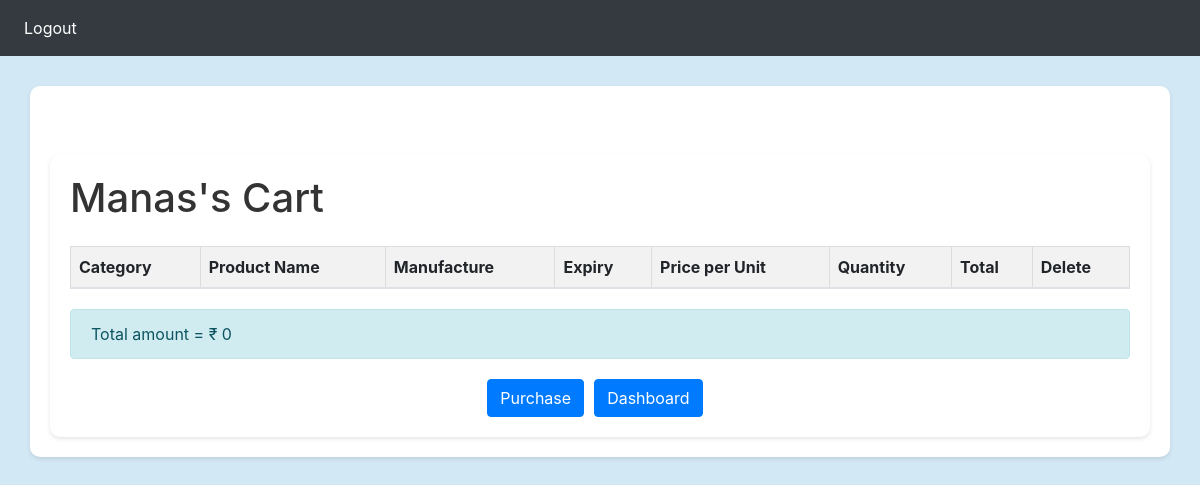
The app's page /usercart/2, older data.
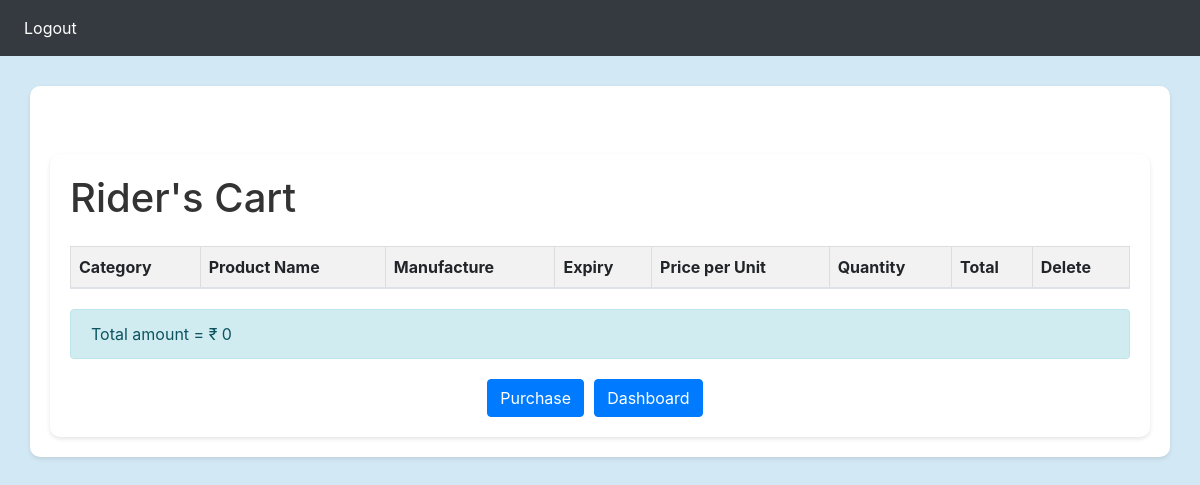
The same page, newer data.
### GroceryWebapp/models.py (models this page shows)
class User(db.Model, UserMixin):
    id = db.Column(db.Integer, primary_key=True)  # Primary key for the user
    email = db.Column(db.String(150), unique=True)  # User's email address
    password = db.Column(db.String(150))  # User's password
    first_name = db.Column(db.String(150))  # User's first name
    Place = db.Column(db.String(150))  # User's place of residence

### GroceryWebapp/main.py (the view)
@main.route("/usercart/<int:userid>", methods=["GET", "POST"])
def usercart(userid):
    cartdata = Cart.query.filter_by(cart_user_id=userid).all()
    user = User.query.get_or_404(userid)
    usercartrecord = Cart.query.filter_by(cart_user_id=userid).all()
    totalprice = 0
    for i in usercartrecord:
        totalprice = totalprice + (i.cart_amount)
    return render_template(
        "cart.html", cartdata=cartdata, user=user, totalprice=totalprice
    )

### GroceryWebapp/templates/cart.html (shortened to what this page needs)
{% extends "base.html" %}
{% block head %}
  {{ super() }}
{% endblock %}
{% block nav %}
<nav class="navbar navbar-expand-lg navbar-dark bg-dark">
  <div id="navbar">
    <div class="navbar-nav">
      <a class="nav-item nav-link" id="home" href="/">Logout</a>
    </div>
  </div>
</nav>
{% endblock %}
{% block content %}
{% if purchbool != True %}
<div class="container mt-5">
  <h1>{{ user.first_name }}'s Cart</h1>
  <table class="table mt-4">
    <thead>
      <tr>
        <th>Category</th>
        <th>Product Name</th>
        <th>Manufacture</th>
        <th>Expiry</th>
        <th>Price per Unit</th>
        <th>Quantity</th>
        <th>Total</th>
        <th>Delete</th>
      </tr>
    </thead>
  </table>
  <div class="alert alert-info" role="alert">
    Total amount = ₹ {{ totalprice}}
  </div>
  <div class="buttons">
    <a href="{{ url_for('main.purchase', userid=user.id) }}" class="btn btn-primary">Purchase</a>
    <a href="{{ url_for('main.userhome', userid=user.id) }}" class="btn btn-primary">Dashboard</a>
  </div>
</div>
{% endif %}
{% endblock %}

Row changes from the older to the newer data that the page shows:
changed User: first_name "Manas" → "Rider"
